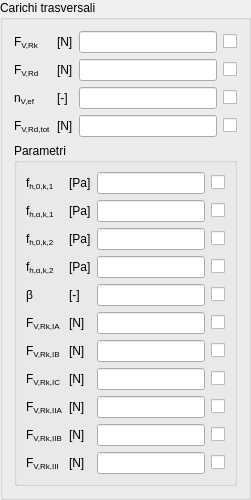
             <widget class="QGroupBox" name="FVGBox">
              <property name="title">
               <string>Carichi trasversali</string>
              </property>
              <layout class="QGridLayout" name="gridLayout_6">
               <item row="5" column="3">
                <widget class="QCheckBoxReadOnly" name="FVRdCheckBox">
                 <property name="text">
                  <string/>
                 </property>
                </widget>
               </item>
               <item row="1" column="3">
                <widget class="QCheckBoxReadOnly" name="FVRkCheckBox">
                 <property name="text">
                  <string/>
                 </property>
                </widget>
               </item>
               <item row="1" column="1">
                <widget class="QLabelUnitMeasure" name="FVRkUMLabel">
                 <property name="text">
                  <string>&lt;!DOCTYPE HTML PUBLIC &quot;-//W3C//DTD HTML 4.0//EN&quot; &quot;http://www.w3.org/TR/REC-html40/strict.dtd&quot;&gt;
&lt;html&gt;&lt;head&gt;&lt;meta name=&quot;qrichtext&quot; content=&quot;1&quot; /&gt;&lt;/head&gt;&lt;body&gt;
[N]
&lt;/body&gt;&lt;/html&gt;</string>
                 </property>
                </widget>
               </item>
               <item row="5" column="1">
                <widget class="QLabelUnitMeasure" name="FVRdUMLabel">
                 <property name="text">
                  <string>&lt;!DOCTYPE HTML PUBLIC &quot;-//W3C//DTD HTML 4.0//EN&quot; &quot;http://www.w3.org/TR/REC-html40/strict.dtd&quot;&gt;
&lt;html&gt;&lt;head&gt;&lt;meta name=&quot;qrichtext&quot; content=&quot;1&quot; /&gt;&lt;/head&gt;&lt;body&gt;
[N]
&lt;/body&gt;&lt;/html&gt;</string>
                 </property>
                </widget>
               </item>
               <item row="1" column="0">
                <widget class="QLabelRichName" name="FVRkLabel">
                 <property name="text">
                  <string>&lt;!DOCTYPE HTML PUBLIC &quot;-//W3C//DTD HTML 4.0//EN&quot; &quot;http://www.w3.org/TR/REC-html40/strict.dtd&quot;&gt;
&lt;html&gt;&lt;head&gt;&lt;meta name=&quot;qrichtext&quot; content=&quot;1&quot; /&gt;&lt;/head&gt;
&lt;body&gt;
F&lt;span style=&quot; vertical-align:sub;&quot;&gt;V,Rk&lt;/span&gt;
&lt;/body&gt;&lt;/html&gt;</string>
                 </property>
                </widget>
               </item>
               <item row="5" column="0">
                <widget class="QLabelRichName" name="FVRdLabel">
                 <property name="text">
                  <string>&lt;!DOCTYPE HTML PUBLIC &quot;-//W3C//DTD HTML 4.0//EN&quot; &quot;http://www.w3.org/TR/REC-html40/strict.dtd&quot;&gt;
&lt;html&gt;&lt;head&gt;&lt;meta name=&quot;qrichtext&quot; content=&quot;1&quot; /&gt;&lt;/head&gt;
&lt;body&gt;
F&lt;span style=&quot; vertical-align:sub;&quot;&gt;V,Rd&lt;/span&gt;
&lt;/body&gt;&lt;/html&gt;</string>
                 </property>
                </widget>
               </item>
               <item row="5" column="2">
                <widget class="QLineEditValue" name="FVRdLEdit"/>
               </item>
               <item row="1" column="2">
                <widget class="QLineEditValue" name="FVRkLEdit"/>
               </item>
               <item row="6" column="0">
                <widget class="QLabelRichName" name="nVEfLabel">
                 <property name="text">
                  <string>&lt;!DOCTYPE HTML PUBLIC &quot;-//W3C//DTD HTML 4.0//EN&quot; &quot;http://www.w3.org/TR/REC-html40/strict.dtd&quot;&gt;
&lt;html&gt;&lt;head&gt;&lt;meta name=&quot;qrichtext&quot; content=&quot;1&quot; /&gt;&lt;/head&gt;
&lt;body&gt;
n&lt;span style=&quot; vertical-align:sub;&quot;&gt;V,ef&lt;/span&gt;
&lt;/body&gt;&lt;/html&gt;</string>
                 </property>
                </widget>
               </item>
               <item row="6" column="1">
                <widget class="QLabelUnitMeasure" name="nVEfUMLabel">
                 <property name="text">
                  <string>&lt;!DOCTYPE HTML PUBLIC &quot;-//W3C//DTD HTML 4.0//EN&quot; &quot;http://www.w3.org/TR/REC-html40/strict.dtd&quot;&gt;
&lt;html&gt;&lt;head&gt;&lt;meta name=&quot;qrichtext&quot; content=&quot;1&quot; /&gt;&lt;/head&gt;
&lt;body&gt;
[-]
&lt;/body&gt;&lt;/html&gt;</string>
                 </property>
                </widget>
               </item>
               <item row="6" column="2">
                <widget class="QLineEditValue" name="nVEfLEdit"/>
               </item>
               <item row="6" column="3">
                <widget class="QCheckBoxReadOnly" name="nVEfCheckBox">
                 <property name="text">
                  <string/>
                 </property>
                </widget>
               </item>
               <item row="7" column="0">
                <widget class="QLabelRichName" name="FVRdTotLabel">
                 <property name="text">
                  <string>&lt;!DOCTYPE HTML PUBLIC &quot;-//W3C//DTD HTML 4.0//EN&quot; &quot;http://www.w3.org/TR/REC-html40/strict.dtd&quot;&gt;
&lt;html&gt;&lt;head&gt;&lt;meta name=&quot;qrichtext&quot; content=&quot;1&quot; /&gt;&lt;/head&gt;
&lt;body&gt;
F&lt;span style=&quot; vertical-align:sub;&quot;&gt;V,Rd,tot&lt;/span&gt;
&lt;/body&gt;&lt;/html&gt;</string>
                 </property>
                </widget>
               </item>
               <item row="7" column="1">
                <widget class="QLabelUnitMeasure" name="FVRdTotUMLabel">
                 <property name="text">
                  <string>&lt;!DOCTYPE HTML PUBLIC &quot;-//W3C//DTD HTML 4.0//EN&quot; &quot;http://www.w3.org/TR/REC-html40/strict.dtd&quot;&gt;
&lt;html&gt;&lt;head&gt;&lt;meta name=&quot;qrichtext&quot; content=&quot;1&quot; /&gt;&lt;/head&gt;
&lt;body&gt;
[N]
&lt;/body&gt;&lt;/html&gt;</string>
                 </property>
                </widget>
               </item>
               <item row="7" column="2">
                <widget class="QLineEditValue" name="FVRdTotLEdit"/>
               </item>
               <item row="7" column="3">
                <widget class="QCheckBoxReadOnly" name="FVRdTotCheckBox">
                 <property name="text">
                  <string/>
                 </property>
                </widget>
               </item>
               <item row="8" column="0" colspan="4">
                <widget class="QGroupBox" name="FVParamGBox">
                 <property name="title">
                  <string>Parametri</string>
                 </property>
                 <layout class="QGridLayout" name="gridLayout_7">
                  <item row="0" column="0">
                   <widget class="QLabelRichName" name="fh0k1Label">
                    <property name="text">
                     <string>&lt;!DOCTYPE HTML PUBLIC &quot;-//W3C//DTD HTML 4.0//EN&quot; &quot;http://www.w3.org/TR/REC-html40/strict.dtd&quot;&gt;
&lt;html&gt;&lt;head&gt;&lt;meta name=&quot;qrichtext&quot; content=&quot;1&quot; /&gt;&lt;/head&gt;
&lt;body&gt;
f&lt;span style=&quot; vertical-align:sub;&quot;&gt;h,0,k,1&lt;/span&gt;
&lt;/body&gt;&lt;/html&gt;</string>
                    </property>
                   </widget>
                  </item>
                  <item row="0" column="1">
                   <widget class="QLabelUnitMeasure" name="fh0k1UMLabel">
                    <property name="text">
                     <string>[Pa]</string>
                    </property>
                   </widget>
                  </item>
                  <item row="0" column="2">
                   <widget class="QLineEditValue" name="fh0k1LEdit"/>
                  </item>
                  <item row="2" column="0">
                   <widget class="QLabelRichName" name="fh0k2Label">
                    <property name="text">
                     <string>&lt;!DOCTYPE HTML PUBLIC &quot;-//W3C//DTD HTML 4.0//EN&quot; &quot;http://www.w3.org/TR/REC-html40/strict.dtd&quot;&gt;
&lt;html&gt;&lt;head&gt;&lt;meta name=&quot;qrichtext&quot; content=&quot;1&quot; /&gt;&lt;/head&gt;
&lt;body&gt;
f&lt;span style=&quot; vertical-align:sub;&quot;&gt;h,0,k,2&lt;/span&gt;
&lt;/body&gt;&lt;/html&gt;</string>
                    </property>
                   </widget>
                  </item>
                  <item row="2" column="1">
                   <widget class="QLabelUnitMeasure" name="fh0k2UMLabel">
                    <property name="text">
                     <string>[Pa]</string>
                    </property>
                   </widget>
                  </item>
                  <item row="2" column="2">
                   <widget class="QLineEditValue" name="fh0k2LEdit"/>
                  </item>
                  <item row="4" column="0">
                   <widget class="QLabelRichName" name="betaLabel">
                    <property name="text">
                     <string>&lt;!DOCTYPE HTML PUBLIC &quot;-//W3C//DTD HTML 4.0//EN&quot; &quot;http://www.w3.org/TR/REC-html40/strict.dtd&quot;&gt;
&lt;html&gt;&lt;head&gt;&lt;meta name=&quot;qrichtext&quot; content=&quot;1&quot; /&gt;&lt;/head&gt;
&lt;body&gt;
β
&lt;/body&gt;&lt;/html&gt;</string>
                    </property>
                   </widget>
                  </item>
                  <item row="4" column="1">
                   <widget class="QLabelUnitMeasure" name="betaUMLabel">
                    <property name="text">
                     <string>[-]</string>
                    </property>
                   </widget>
                  </item>
                  <item row="4" column="2">
                   <widget class="QLineEditValue" name="betaLEdit"/>
                  </item>
                  <item row="5" column="0">
                   <widget class="QLabelRichName" name="FVRk1ALabel">
                    <property name="text">
                     <string>&lt;!DOCTYPE HTML PUBLIC &quot;-//W3C//DTD HTML 4.0//EN&quot; &quot;http://www.w3.org/TR/REC-html40/strict.dtd&quot;&gt;
&lt;html&gt;&lt;head&gt;&lt;meta name=&quot;qrichtext&quot; content=&quot;1&quot; /&gt;&lt;/head&gt;
&lt;body&gt;
F&lt;span style=&quot; vertical-align:sub;&quot;&gt;V,Rk,IA&lt;/span&gt;
&lt;/body&gt;&lt;/html&gt;</string>
                    </property>
                   </widget>
                  </item>
                  <item row="5" column="1">
                   <widget class="QLabelUnitMeasure" name="FVRk1AUMLabel">
                    <property name="text">
                     <string>&lt;!DOCTYPE HTML PUBLIC &quot;-//W3C//DTD HTML 4.0//EN&quot; &quot;http://www.w3.org/TR/REC-html40/strict.dtd&quot;&gt;
&lt;html&gt;&lt;head&gt;&lt;meta name=&quot;qrichtext&quot; content=&quot;1&quot; /&gt;&lt;/head&gt;&lt;body&gt;
[N]
&lt;/body&gt;&lt;/html&gt;</string>
                    </property>
                   </widget>
                  </item>
                  <item row="5" column="2">
                   <widget class="QLineEditValue" name="FVRk1ALEdit"/>
                  </item>
                  <item row="6" column="0">
                   <widget class="QLabelRichName" name="FVRk1BLabel">
                    <property name="text">
                     <string>&lt;!DOCTYPE HTML PUBLIC &quot;-//W3C//DTD HTML 4.0//EN&quot; &quot;http://www.w3.org/TR/REC-html40/strict.dtd&quot;&gt;
&lt;html&gt;&lt;head&gt;&lt;meta name=&quot;qrichtext&quot; content=&quot;1&quot; /&gt;&lt;/head&gt;
&lt;body&gt;
F&lt;span style=&quot; vertical-align:sub;&quot;&gt;V,Rk,IB&lt;/span&gt;
&lt;/body&gt;&lt;/html&gt;</string>
                    </property>
                   </widget>
                  </item>
                  <item row="6" column="1">
                   <widget class="QLabelUnitMeasure" name="FVRk1BUMLabel">
                    <property name="text">
                     <string>&lt;!DOCTYPE HTML PUBLIC &quot;-//W3C//DTD HTML 4.0//EN&quot; &quot;http://www.w3.org/TR/REC-html40/strict.dtd&quot;&gt;
&lt;html&gt;&lt;head&gt;&lt;meta name=&quot;qrichtext&quot; content=&quot;1&quot; /&gt;&lt;/head&gt;&lt;body&gt;
[N]
&lt;/body&gt;&lt;/html&gt;</string>
                    </property>
                   </widget>
                  </item>
                  <item row="6" column="2">
                   <widget class="QLineEditValue" name="FVRk1BLEdit"/>
                  </item>
                  <item row="7" column="0">
                   <widget class="QLabelRichName" name="FVRk1CLabel">
                    <property name="text">
                     <string>&lt;!DOCTYPE HTML PUBLIC &quot;-//W3C//DTD HTML 4.0//EN&quot; &quot;http://www.w3.org/TR/REC-html40/strict.dtd&quot;&gt;
&lt;html&gt;&lt;head&gt;&lt;meta name=&quot;qrichtext&quot; content=&quot;1&quot; /&gt;&lt;/head&gt;
&lt;body&gt;
F&lt;span style=&quot; vertical-align:sub;&quot;&gt;V,Rk,IC&lt;/span&gt;
&lt;/body&gt;&lt;/html&gt;</string>
                    </property>
                   </widget>
                  </item>
                  <item row="7" column="1">
                   <widget class="QLabelUnitMeasure" name="FVRk1CUMLabel">
                    <property name="text">
                     <string>&lt;!DOCTYPE HTML PUBLIC &quot;-//W3C//DTD HTML 4.0//EN&quot; &quot;http://www.w3.org/TR/REC-html40/strict.dtd&quot;&gt;
&lt;html&gt;&lt;head&gt;&lt;meta name=&quot;qrichtext&quot; content=&quot;1&quot; /&gt;&lt;/head&gt;&lt;body&gt;
[N]
&lt;/body&gt;&lt;/html&gt;</string>
                    </property>
                   </widget>
                  </item>
                  <item row="7" column="2">
                   <widget class="QLineEditValue" name="FVRk1CLEdit"/>
                  </item>
                  <item row="9" column="0">
                   <widget class="QLabelRichName" name="FVRk2ALabel">
                    <property name="text">
                     <string>&lt;!DOCTYPE HTML PUBLIC &quot;-//W3C//DTD HTML 4.0//EN&quot; &quot;http://www.w3.org/TR/REC-html40/strict.dtd&quot;&gt;
&lt;html&gt;&lt;head&gt;&lt;meta name=&quot;qrichtext&quot; content=&quot;1&quot; /&gt;&lt;/head&gt;
&lt;body&gt;
F&lt;span style=&quot; vertical-align:sub;&quot;&gt;V,Rk,IIA&lt;/span&gt;
&lt;/body&gt;&lt;/html&gt;</string>
                    </property>
                   </widget>
                  </item>
                  <item row="9" column="1">
                   <widget class="QLabelUnitMeasure" name="FVRk2AUMLabel">
                    <property name="text">
                     <string>&lt;!DOCTYPE HTML PUBLIC &quot;-//W3C//DTD HTML 4.0//EN&quot; &quot;http://www.w3.org/TR/REC-html40/strict.dtd&quot;&gt;
&lt;html&gt;&lt;head&gt;&lt;meta name=&quot;qrichtext&quot; content=&quot;1&quot; /&gt;&lt;/head&gt;&lt;body&gt;
[N]
&lt;/body&gt;&lt;/html&gt;</string>
                    </property>
                   </widget>
                  </item>
                  <item row="9" column="2">
                   <widget class="QLineEditValue" name="FVRk2ALEdit"/>
                  </item>
                  <item row="10" column="0">
                   <widget class="QLabelRichName" name="FVRk2BLabel">
                    <property name="text">
                     <string>&lt;!DOCTYPE HTML PUBLIC &quot;-//W3C//DTD HTML 4.0//EN&quot; &quot;http://www.w3.org/TR/REC-html40/strict.dtd&quot;&gt;
&lt;html&gt;&lt;head&gt;&lt;meta name=&quot;qrichtext&quot; content=&quot;1&quot; /&gt;&lt;/head&gt;
&lt;body&gt;
F&lt;span style=&quot; vertical-align:sub;&quot;&gt;V,Rk,IIB&lt;/span&gt;
&lt;/body&gt;&lt;/html&gt;</string>
                    </property>
                   </widget>
                  </item>
                  <item row="10" column="1">
                   <widget class="QLabelUnitMeasure" name="FVRk2BUMLabel">
                    <property name="text">
                     <string>&lt;!DOCTYPE HTML PUBLIC &quot;-//W3C//DTD HTML 4.0//EN&quot; &quot;http://www.w3.org/TR/REC-html40/strict.dtd&quot;&gt;
&lt;html&gt;&lt;head&gt;&lt;meta name=&quot;qrichtext&quot; content=&quot;1&quot; /&gt;&lt;/head&gt;&lt;body&gt;
[N]
&lt;/body&gt;&lt;/html&gt;</string>
                    </property>
                   </widget>
                  </item>
                  <item row="10" column="2">
                   <widget class="QLineEditValue" name="FVRk2BLEdit"/>
                  </item>
                  <item row="11" column="0">
                   <widget class="QLabelRichName" name="FVRk3Label">
                    <property name="text">
                     <string>&lt;!DOCTYPE HTML PUBLIC &quot;-//W3C//DTD HTML 4.0//EN&quot; &quot;http://www.w3.org/TR/REC-html40/strict.dtd&quot;&gt;
&lt;html&gt;&lt;head&gt;&lt;meta name=&quot;qrichtext&quot; content=&quot;1&quot; /&gt;&lt;/head&gt;
&lt;body&gt;
F&lt;span style=&quot; vertical-align:sub;&quot;&gt;V,Rk,III&lt;/span&gt;
&lt;/body&gt;&lt;/html&gt;</string>
                    </property>
                   </widget>
                  </item>
                  <item row="11" column="1">
                   <widget class="QLabelUnitMeasure" name="FVRk3UMLabel">
                    <property name="text">
                     <string>&lt;!DOCTYPE HTML PUBLIC &quot;-//W3C//DTD HTML 4.0//EN&quot; &quot;http://www.w3.org/TR/REC-html40/strict.dtd&quot;&gt;
&lt;html&gt;&lt;head&gt;&lt;meta name=&quot;qrichtext&quot; content=&quot;1&quot; /&gt;&lt;/head&gt;&lt;body&gt;
[N]
&lt;/body&gt;&lt;/html&gt;</string>
                    </property>
                   </widget>
                  </item>
                  <item row="11" column="2">
                   <widget class="QLineEditValue" name="FVRk3LEdit"/>
                  </item>
                  <item row="0" column="3">
                   <widget class="QCheckBoxReadOnly" name="fh0k1CheckBox">
                    <property name="text">
                     <string/>
                    </property>
                   </widget>
                  </item>
                  <item row="2" column="3">
                   <widget class="QCheckBoxReadOnly" name="fh0k2CheckBox">
                    <property name="text">
                     <string/>
                    </property>
                   </widget>
                  </item>
                  <item row="4" column="3">
                   <widget class="QCheckBoxReadOnly" name="betaCheckBox">
                    <property name="text">
                     <string/>
                    </property>
                   </widget>
                  </item>
                  <item row="5" column="3">
                   <widget class="QCheckBoxReadOnly" name="FVRk1ACheckBox">
                    <property name="text">
                     <string/>
                    </property>
                   </widget>
                  </item>
                  <item row="6" column="3">
                   <widget class="QCheckBoxReadOnly" name="FVRk1BCheckBox">
                    <property name="text">
                     <string/>
                    </property>
                   </widget>
                  </item>
                  <item row="7" column="3">
                   <widget class="QCheckBoxReadOnly" name="FVRk1CCheckBox">
                    <property name="text">
                     <string/>
                    </property>
                   </widget>
                  </item>
                  <item row="9" column="3">
                   <widget class="QCheckBoxReadOnly" name="FVRk2ACheckBox">
                    <property name="text">
                     <string/>
                    </property>
                   </widget>
                  </item>
                  <item row="10" column="3">
                   <widget class="QCheckBoxReadOnly" name="FVRk2BCheckBox">
                    <property name="text">
                     <string/>
                    </property>
                   </widget>
                  </item>
                  <item row="11" column="3">
                   <widget class="QCheckBoxReadOnly" name="FVRk3CheckBox">
                    <property name="text">
                     <string/>
                    </property>
                   </widget>
                  </item>
                  <item row="1" column="0">
                   <widget class="QLabelRichName" name="fhAlphak1Label">
                    <property name="text">
                     <string>&lt;!DOCTYPE HTML PUBLIC &quot;-//W3C//DTD HTML 4.0//EN&quot; &quot;http://www.w3.org/TR/REC-html40/strict.dtd&quot;&gt;
&lt;html&gt;&lt;head&gt;&lt;meta name=&quot;qrichtext&quot; content=&quot;1&quot; /&gt;&lt;/head&gt;
&lt;body&gt;
f&lt;span style=&quot; vertical-align:sub;&quot;&gt;h,α,k,1&lt;/span&gt;
&lt;/body&gt;&lt;/html&gt;</string>
                    </property>
                   </widget>
                  </item>
                  <item row="1" column="1">
                   <widget class="QLabelUnitMeasure" name="fhAlphak1UMLabel">
                    <property name="text">
                     <string>[Pa]</string>
                    </property>
                   </widget>
                  </item>
                  <item row="1" column="2">
                   <widget class="QLineEditValue" name="fhAlphak1LEdit"/>
                  </item>
                  <item row="1" column="3">
                   <widget class="QCheckBoxReadOnly" name="fhAlphak1CheckBox">
                    <property name="text">
                     <string/>
                    </property>
                   </widget>
                  </item>
                  <item row="3" column="0">
                   <widget class="QLabelRichName" name="fhAlphak2Label">
                    <property name="text">
                     <string>&lt;!DOCTYPE HTML PUBLIC &quot;-//W3C//DTD HTML 4.0//EN&quot; &quot;http://www.w3.org/TR/REC-html40/strict.dtd&quot;&gt;
&lt;html&gt;&lt;head&gt;&lt;meta name=&quot;qrichtext&quot; content=&quot;1&quot; /&gt;&lt;/head&gt;
&lt;body&gt;
f&lt;span style=&quot; vertical-align:sub;&quot;&gt;h,α,k,2&lt;/span&gt;
&lt;/body&gt;&lt;/html&gt;</string>
                    </property>
                   </widget>
                  </item>
                  <item row="3" column="1">
                   <widget class="QLabelUnitMeasure" name="fhAlphak2UMLabel">
                    <property name="text">
                     <string>[Pa]</string>
                    </property>
                   </widget>
                  </item>
                  <item row="3" column="2">
                   <widget class="QLineEditValue" name="fhAlphak2LEdit"/>
                  </item>
                  <item row="3" column="3">
                   <widget class="QCheckBoxReadOnly" name="fhAlphak2CheckBox">
                    <property name="text">
                     <string/>
                    </property>
                   </widget>
                  </item>
                 </layout>
                </widget>
               </item>
              </layout>
             </widget>
